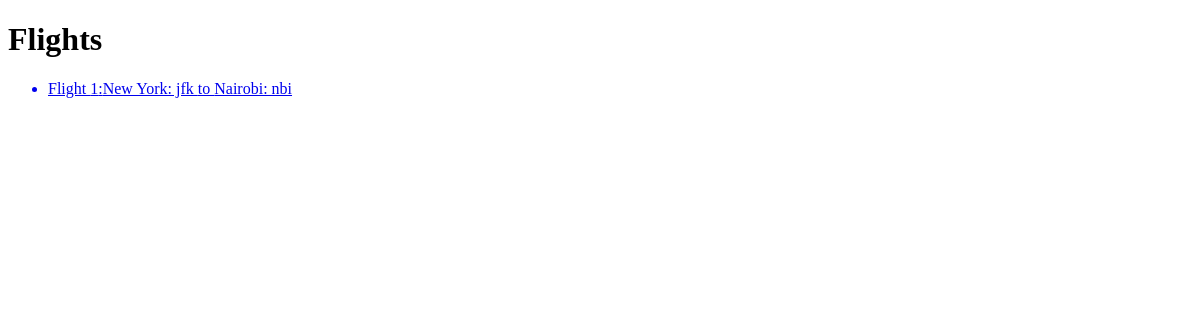
The app's page /, older data.
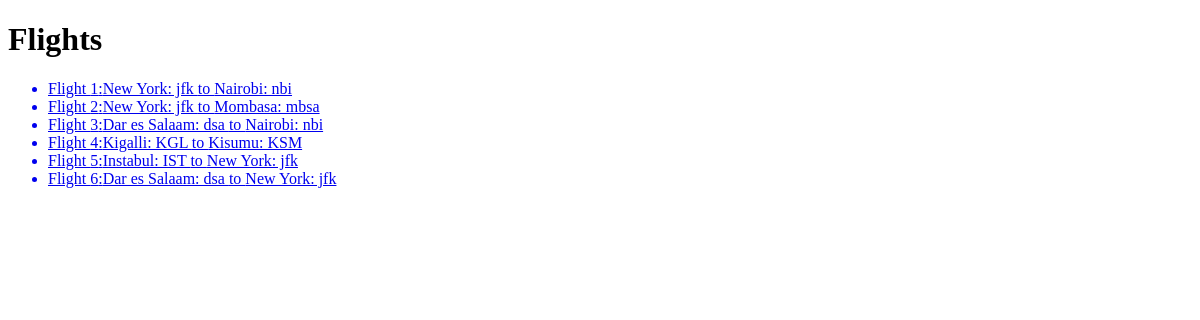
The same page, newer data.
### flights/models.py (models this page shows, shortened)
class Flight(models.Model):
    origin = models.ForeignKey(Airport, on_delete=models.CASCADE, related_name='depatures')
    destination = models.ForeignKey(Airport, on_delete=models.CASCADE, related_name='arrivals')
    duration = models.IntegerField()

class Airport(models.Model):
    code = models.CharField(max_length=3)
    city = models.CharField(max_length=64)
    def __str__(self) -> str:
        return f"{self.city}: {self.code}"

### flights/views.py (the view)
# urls.py: path('', views.index, name='index'),
def index(request):
    return render(request, 'flights/index.html', {
        'flights': Flight.objects.all()
    })

### flights/templates/flights/index.html
{% extends 'flights/layout.html' %} {% block title %}Flights{% endblock %}
{%block content %}
<div>
    <h1>Flights</h1>
  <ul>
    {% for flight in flights %}
    <a href="{% url 'flights:flight' flight.id %}"><li>Flight {{flight.id}}:{{flight.origin}} to {{flight.destination}}</li></a>
    {% endfor %}
  </ul>
</div>
{% endblock %}

### flights/templates/flights/layout.html (shortened to what this page needs)
<!DOCTYPE html>
<html lang="en">
<head>
</head>
<body>
    {% block content %}
    {% endblock %}
</body>
</html>

Row changes from the older to the newer data that the page shows:
added Flight: id "2", origin "New York: jfk", destination "Mombasa: mbsa"
added Flight: id "3", origin "Dar es Salaam: dsa", destination "Nairobi: nbi"
added Flight: id "4", origin "Kigalli: KGL", destination "Kisumu: KSM"
added Flight: id "5", origin "Instabul: IST", destination "New York: jfk"
added Flight: id "6", origin "Dar es Salaam: dsa", destination "New York: jfk"
